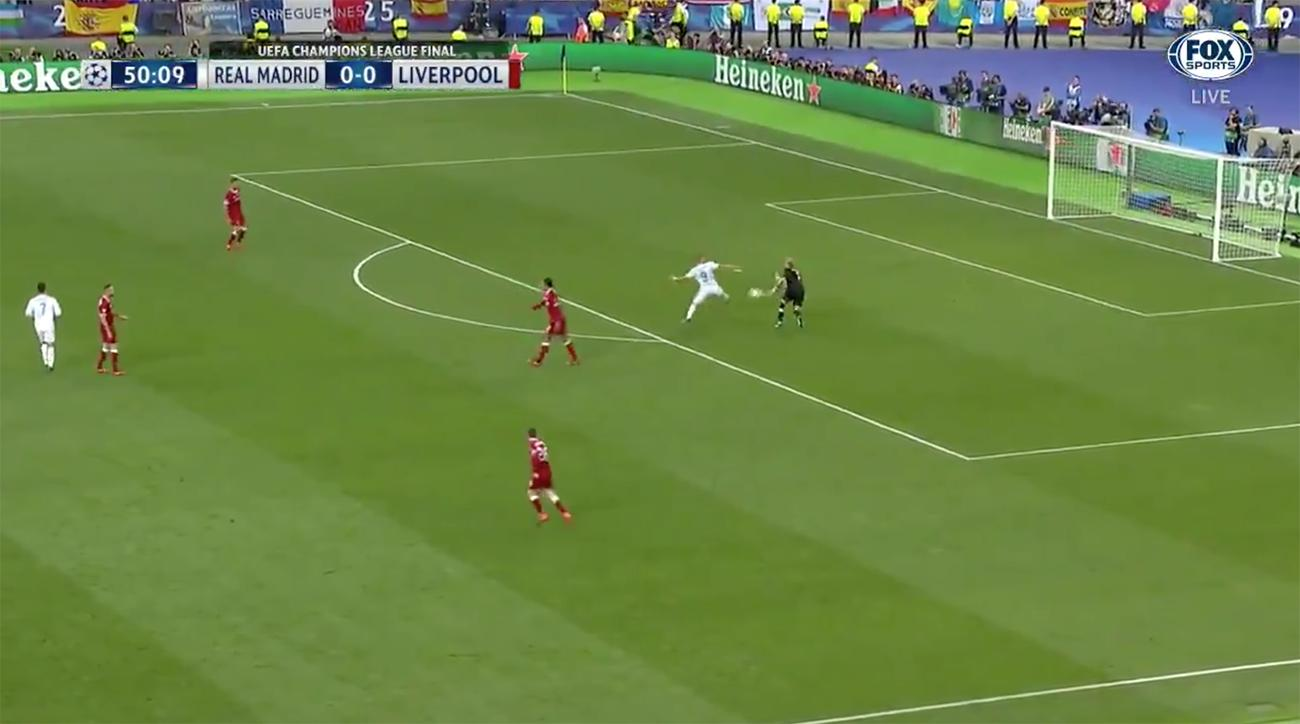
#> input picture img2.jpg, 1300 x 724 px, found by its file name
$ python Step1.py
#> lines starting #> are read from the running program, lines starting #| are printed output that depends on the picture; after the words box and inside, x2 and y2 are one past the last pixel; in counts of white or black regions, pixels touching at a corner belong together
#Step1 includes Preprocessing

import cv2 as cv
import numpy as np
import matplotlib

#from glob import glob

frame = cv.imread(r'Original Snaps\\img2.jpg')
#> frame is the input picture: shape (724, 1300, 3); mean B, G, R 71.3, 133.2, 107

frame = cv.resize(frame, (640, 480))
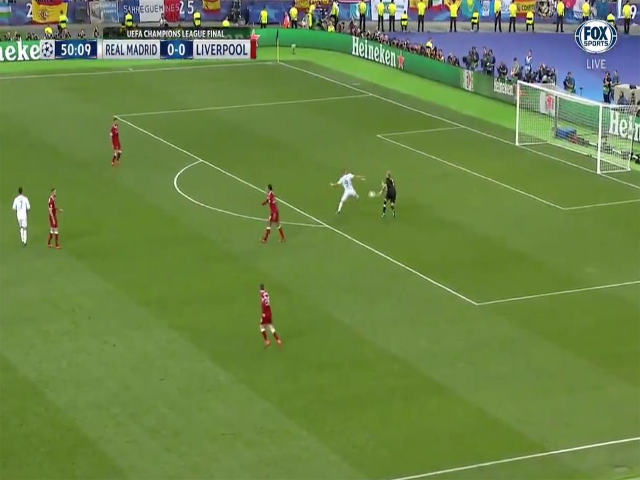
#> frame: shape (480, 640, 3); mean B, G, R 71.2, 133.2, 107

hsv = cv.cvtColor(frame,cv.COLOR_BGR2HSV)
#> hsv: shape (480, 640, 3); mean H, S, V 48.8, 132.4, 136.8

# define range of blue color in HSV
lower_green = np.array([36,0,0])
upper_green = np.array([86,255,255])
# Threshold the HSV image to get only blue colors
mask = cv.inRange(hsv, lower_green, upper_green)
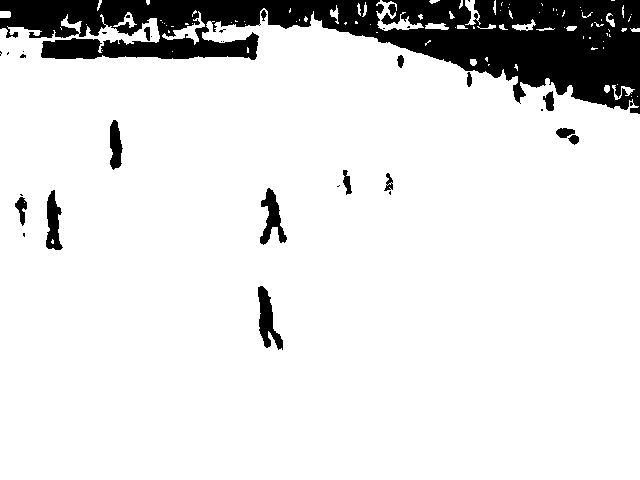
#> mask: shape (480, 640); 88.1% white; 34 black regions (19 under 20 px), largest, box (x1, y1, x2, y2) and area: (0, 0, 640, 114) 33000, (258, 286, 283, 350) 770, (260, 188, 287, 245) 682
# Bitwise-AND mask and original image
res = cv.bitwise_and(frame,frame, mask= mask)
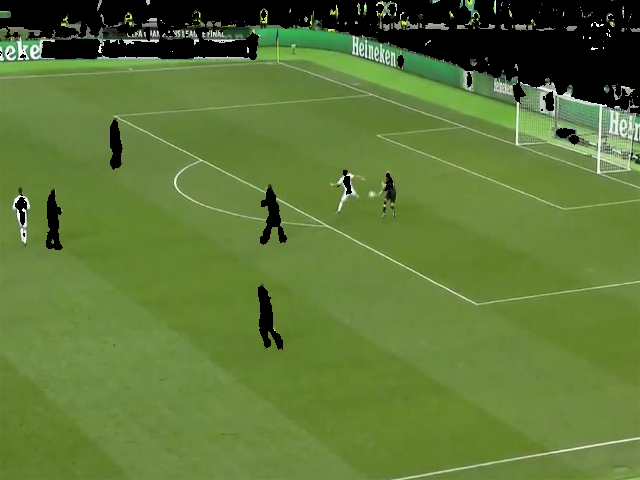
#> res: shape (480, 640, 3); mean B, G, R 55.8, 119.3, 93.3
#cv.imshow('frame',frame)
#cv.imshow('mask',mask)
cv.imshow('res',res)
cv.imwrite(r'Preprosessed Snaps\\Segmented1.jpg',res)
rows,cols,_ = res.shape
#> rows = 480; cols = 640

#Canny
gray = cv.cvtColor(res,cv.COLOR_BGR2GRAY)
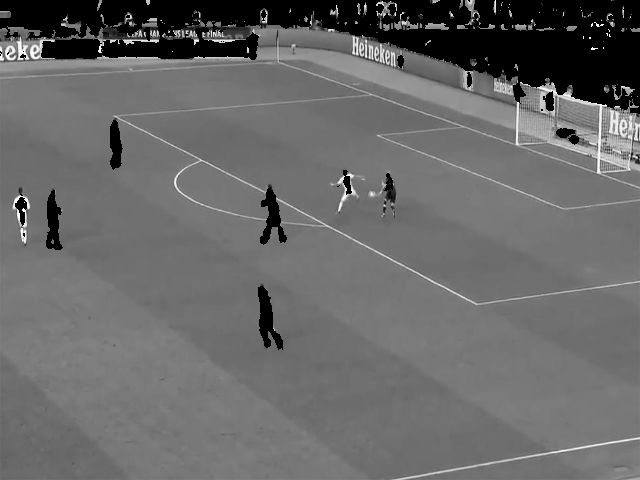
#> gray: shape (480, 640); min 0, max 254, mean 104.3
edges = cv.Canny(gray,50,150,apertureSize = 3)
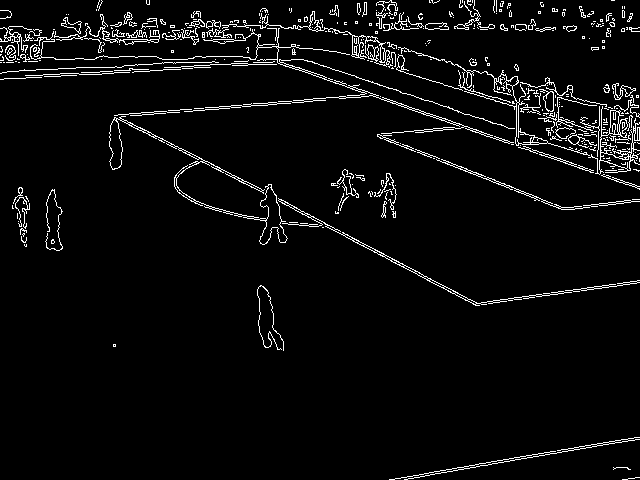
#> edges: shape (480, 640); 4.4% white in thin lines or dots


#Hough-Line Transformation
lines = cv.HoughLinesP(edges, 1, np.pi / 180, 100, None, 50, 20)
#> lines = 51 rows, first 6: [114, 117, 430, 278], [149, 18, 224, 43], [256, 56, 639, 188], [256, 54, 634, 184], [234, 177, 475, 305], [119, 117, 372, 95]

for points in lines:
    # Extracted points nested in the list
    x1, y1, x2, y2 = points[0]
    # Draw the lines joing the points
     # On the original image
    cv.line(frame, (x1, y1), (x2, y2), (255, 0, 255), 2)
#> this loop made 51 passes
#> (x1, y1, x2, y2) on passes 1 to 12: (114, 117, 430, 278), (149, 18, 224, 43), (256, 56, 639, 188), (256, 54, 634, 184), (234, 177, 475, 305), (119, 117, 372, 95), (351, 55, 410, 51), (250, 29, 324, 27), (393, 479, 636, 437), (195, 21, 630, 170), (4, 37, 223, 33), (117, 115, 364, 94)
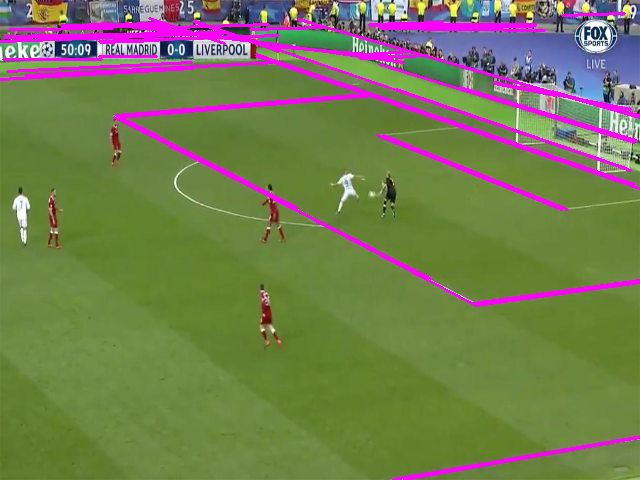
#> frame: shape (480, 640, 3); 6.49% of pixels changed, all inside (x1, y1, x2, y2) = (0, 12, 640, 480)

cv.imwrite(r'Preprosessed Line Snaps\\LinedPre1.jpg',frame)

cv.waitKey(0)
cv.destroyAllWindows()

$ run again, with img1.jpg copied over img2.jpg
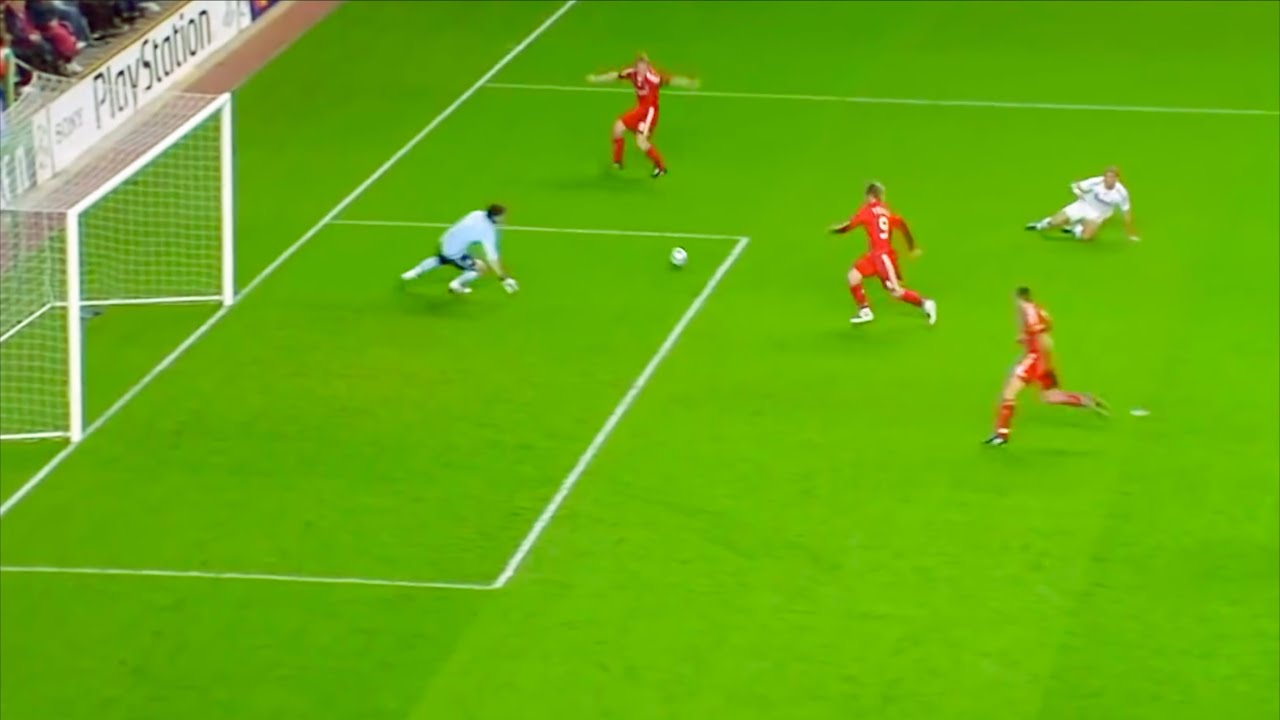
#> input picture img1.jpg, 1280 x 720 px, found by its file name
#> frame is the input picture: shape (720, 1280, 3); mean B, G, R 16.6, 173.1, 102.9
#> hsv: shape (480, 640, 3); mean H, S, V 43.9, 232.6, 174.7
#> `mask = cv.inRange(hsv, lower_green, upper_green)`:
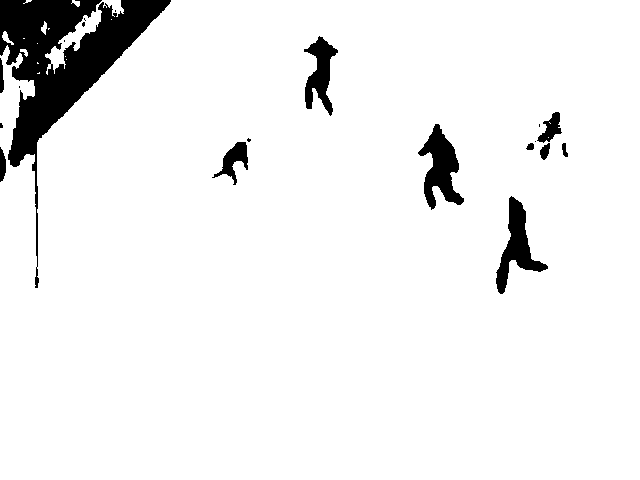
#> mask: shape (480, 640); 93.8% white; 20 black regions (9 under 20 px), largest, box (x1, y1, x2, y2) and area: (0, 0, 171, 288) 12677, (418, 124, 464, 210) 1886, (496, 196, 548, 294) 1742
#> edges: shape (480, 640); 3.7% white in thin lines or dots, all inside (x1, y1, x2, y2) = (0, 0, 640, 393)
#> lines = 21 rows, first 6: [148, 166, 288, 0], [171, 0, 639, 0], [151, 158, 283, 1], [237, 55, 519, 69], [1, 335, 218, 77], [235, 57, 575, 74]
#> the loop `for points in lines:` made 21 passes
#> after the loop `for points in lines:`:
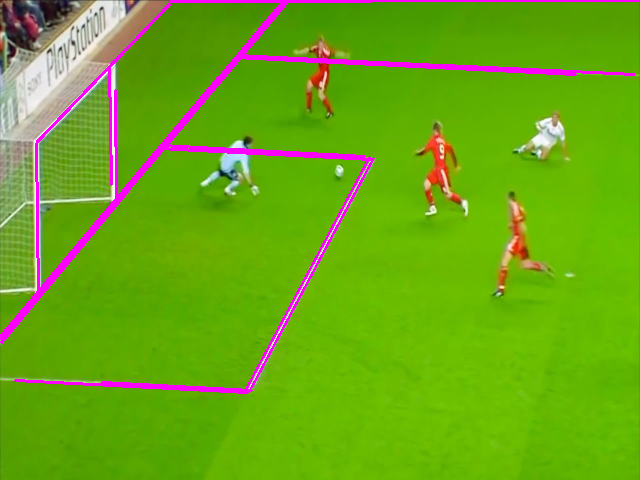
#> frame: shape (480, 640, 3); mean B, G, R 23.1, 166.2, 107.5

$ run again, with img3.jpg copied over img2.jpg
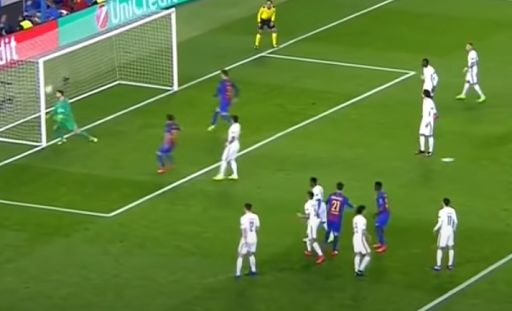
#> input picture img3.jpg, 512 x 311 px, found by its file name
#> frame is the input picture: shape (311, 512, 3); mean B, G, R 56.5, 127.9, 96.2
#> hsv: shape (480, 640, 3); mean H, S, V 49.1, 158.9, 130.6
#> `mask = cv.inRange(hsv, lower_green, upper_green)`:
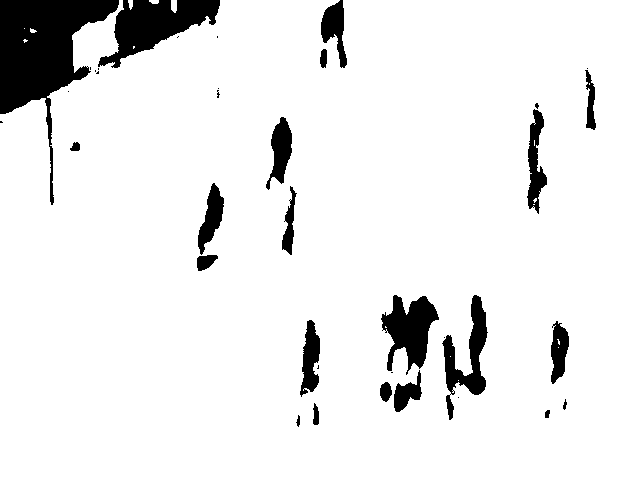
#> mask: shape (480, 640); 91.9% white; 37 black regions (16 under 20 px), largest, box (x1, y1, x2, y2) and area: (0, 0, 119, 205) 8733, (98, 0, 220, 68) 3931, (381, 295, 439, 375) 2489
#> edges: shape (480, 640); 4.5% white in thin lines or dots
#> lines = 22 rows, first 6: [129, 333, 535, 99], [0, 251, 79, 211], [3, 254, 253, 122], [136, 333, 539, 101], [86, 205, 354, 68], [166, 163, 484, 1]
#> the loop `for points in lines:` made 22 passes
#> after the loop `for points in lines:`:
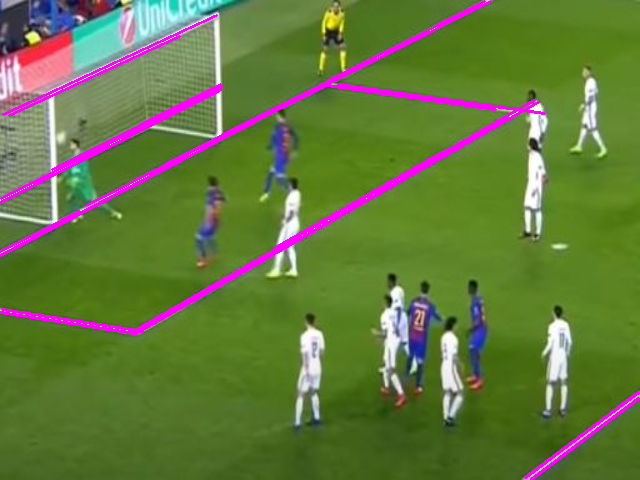
#> frame: shape (480, 640, 3); mean B, G, R 61.7, 121.1, 100.4

$ run again, with img4.jpg copied over img2.jpg
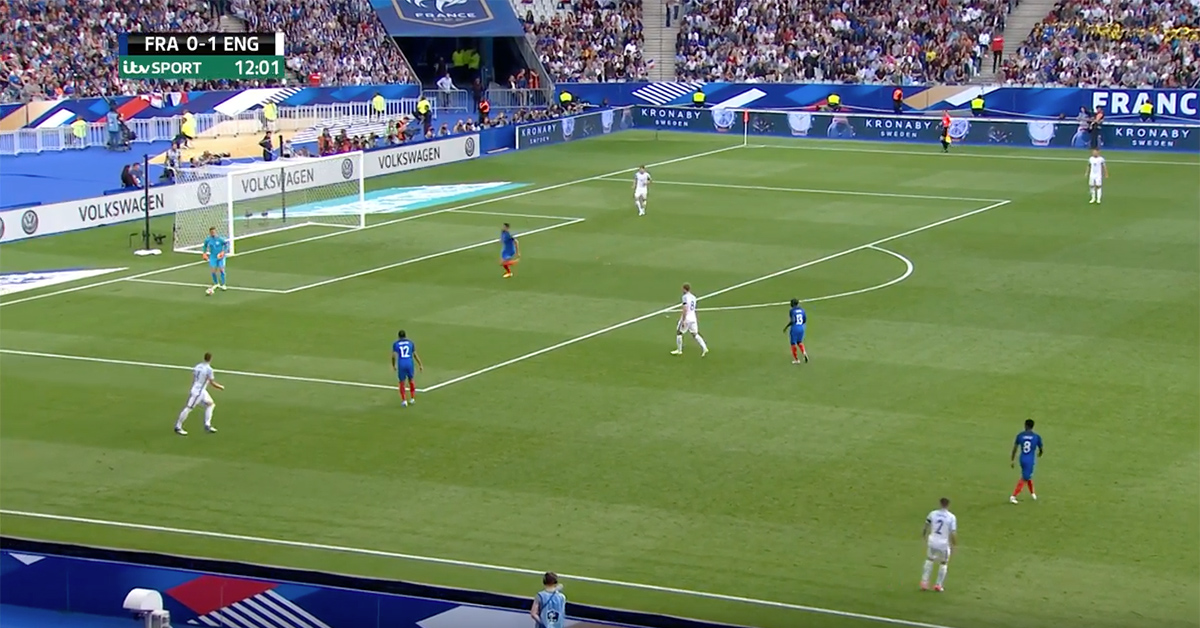
#> input picture img4.jpg, 1200 x 628 px, found by its file name
#> frame is the input picture: shape (628, 1200, 3); mean B, G, R 95.5, 128.7, 111.2
#> hsv: shape (480, 640, 3); mean H, S, V 66, 114.7, 140.7
#> `mask = cv.inRange(hsv, lower_green, upper_green)`:
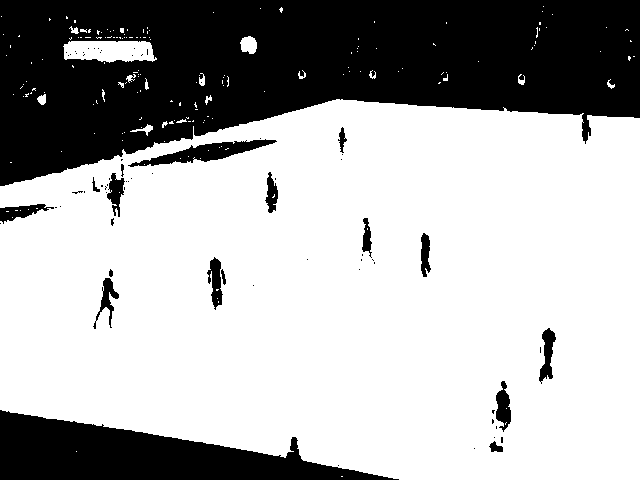
#> mask: shape (480, 640); 67.8% white; 71 black regions (53 under 20 px), largest, box (x1, y1, x2, y2) and area: (0, 0, 640, 186) 78643, (0, 410, 399, 480) 14850, (128, 139, 277, 167) 1473
#> edges: shape (480, 640); 3.4% white in thin lines or dots
#> lines = 21 rows, first 6: [10, 390, 475, 472], [0, 231, 415, 104], [0, 233, 420, 105], [291, 265, 535, 156], [49, 416, 359, 471], [364, 230, 536, 153]
#> the loop `for points in lines:` made 21 passes
#> after the loop `for points in lines:`:
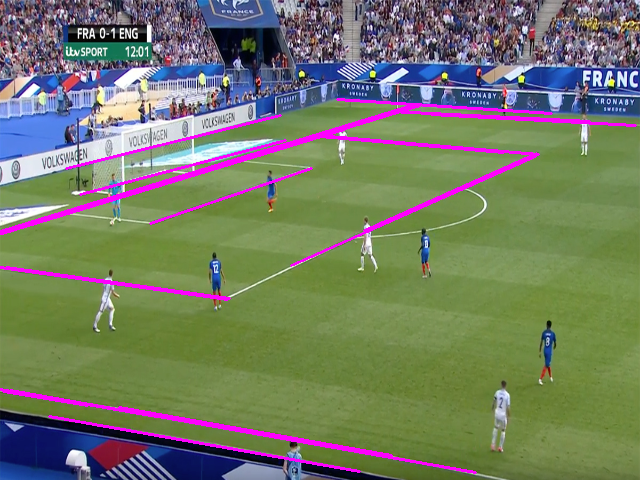
#> frame: shape (480, 640, 3); mean B, G, R 100.5, 122.7, 115.7
